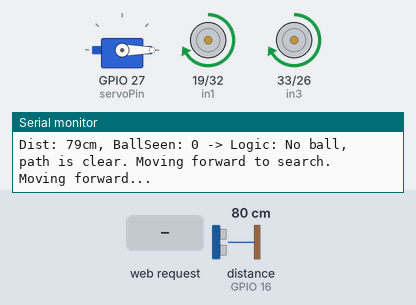
Simulated run of this sketch. Board: ESP32. Shown: servo, motor-driver pin pairs drawn as motors (green arrow = first pin HIGH = forward, orange = second pin HIGH = backward, longer = more drive, scaled by the enable pin), the last lines printed to the serial monitor. Wiring (inferred from the names in the program): ultrasonic range finder: trigger GPIO 4; echo GPIO 16. Inputs (shaded band) come from the test bench; at power-on: distance to the obstacle (sensor on GPIO 16) 80 cm. The echo pulse lasts 58.3 µs per cm.

Above: at 2.2 s.
2.3 s: HTTP request GET /backward received
At 3.2 s:
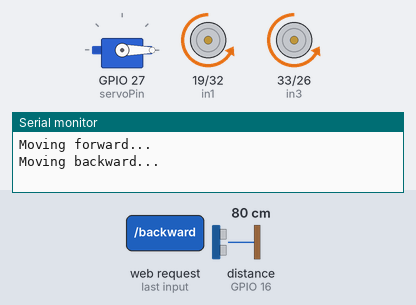
3.8 s: HTTP request GET /grab received
At 4.4 s:
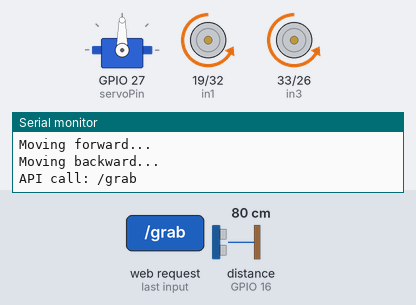
5.3 s: HTTP request GET /stop received
At 5.6 s:
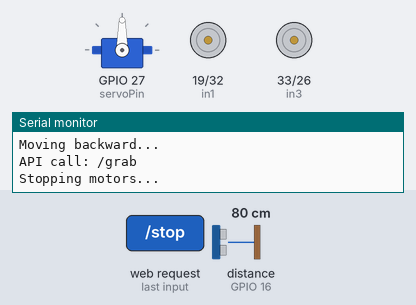
6.8 s: HTTP request GET /auto received
At 7.2 s:
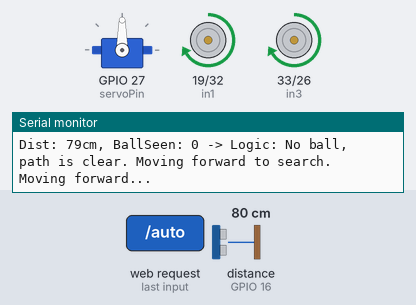
8.3 s: distance to the obstacle (sensor on GPIO 16) set to 24 cm
9.8 s: distance to the obstacle (sensor on GPIO 16) set to 19 cm
At 10.4 s:
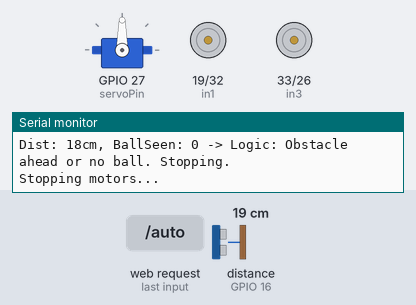
Timing chart, 0 to 12.4 s (numbered marks = the images above; inputs shaded):
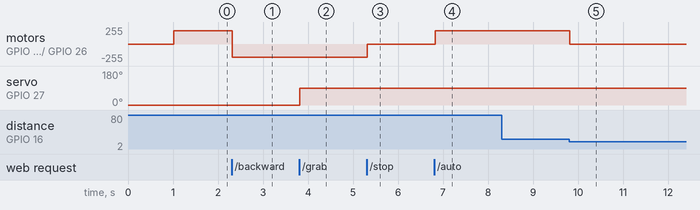

Measured:
- the behaviour switches between 22 and 21 cm on distance to the obstacle (sensor on GPIO 16) (found by bisection; images 4 and 5)
- after the input at 2.3 s, motor on GPIO 19 (in1) / GPIO 32 (in2), motor on GPIO 33 (in3) / GPIO 26 (in4): forward 200/255 → backward 200/255 at once
- after the input at 3.8 s, servo on GPIO 27 (servoPin): 0° → 90° at once
- after the input at 5.3 s, motor on GPIO 19 (in1) / GPIO 32 (in2), motor on GPIO 33 (in3) / GPIO 26 (in4): backward 200/255 → stopped at once
- after the input at 6.8 s, motor on GPIO 19 (in1) / GPIO 32 (in2), motor on GPIO 33 (in3) / GPIO 26 (in4): stopped → forward 200/255 at once
- after the input at 9.8 s, motor on GPIO 19 (in1) / GPIO 32 (in2), motor on GPIO 33 (in3) / GPIO 26 (in4): forward 200/255 → stopped at once

The sketch:

D3-242-IFB-308-ROB-prg-ESP32-Servo-Motor.ino
```cpp
// --- Sertakan Library yang Dibutuhkan ---
#include <WiFi.h>
#include <WebServer.h>
#include <ESP32Servo.h>
#include <Arduino_JSON.h> // --- BARU ---: Library untuk parsing JSON

// --- Konfigurasi Jaringan Wi-Fi (Access Point) ---
const char* ssid = "RobotESP32_AP";
const char* password = "password123";

// Konfigurasi IP statis untuk Access Point
IPAddress local_IP(192, 168, 4, 1);
IPAddress gateway(192, 168, 4, 1);
IPAddress subnet(255, 255, 255, 0);

WebServer server(80);

// --- Konfigurasi Pin ---
// (Tidak ada perubahan di sini)
const int enA = 18;
const int in1 = 19;
const int in2 = 32;
const int enB = 25;
const int in3 = 33;
const int in4 = 26;
const int trigPin = 4;
const int echoPin = 16;
const int servoPin = 27;

Servo myservo;

// --- Variabel Global ---
// (Tidak ada perubahan di sini)
long duration;
int distance;
int motorSpeed = 200;
const int SERVO_PULSE_MIN = 500;
const int SERVO_PULSE_MAX = 2400;
const int SERVO_PULSE_GRAB = 1450;

// --- BARU ---: Variabel untuk status dari kamera dan mode kontrol
bool isBallDetectedByCam = false; // Status terakhir yang diterima dari ESP32-CAM
bool isAutonomousMode = true;     // Robot mulai dalam mode otonom


// --- BARU ---: Konstanta untuk logika otonom
const int GRAB_DISTANCE_THRESHOLD = 15; // Jarak (cm) untuk mulai mengambil bola
const int SAFE_DISTANCE_THRESHOLD = 20; // Jarak aman minimum di depan


// --- BARU ---: Fungsi helper untuk gripper
void grabBall() {
  Serial.println("Action: Grabbing ball");
  myservo.writeMicroseconds(SERVO_PULSE_GRAB);
}

void releaseBall() {
  Serial.println("Action: Releasing ball");
  myservo.writeMicroseconds(SERVO_PULSE_MIN);
}


// --- BARU ---: Fungsi yang berisi semua logika cerdas untuk mode otonom
void runAutonomousLogic() {
  // Pertama, selalu ukur jarak saat ini
  int currentDistance = getDistance();
  Serial.print("Dist: ");
  Serial.print(currentDistance);
  Serial.print("cm, BallSeen: ");
  Serial.print(isBallDetectedByCam);
  Serial.print(" -> ");

  // LOGIKA 1: Bola terdeteksi dan sudah sangat dekat -> Ambil bola!
  if (isBallDetectedByCam && currentDistance < GRAB_DISTANCE_THRESHOLD) {
    Serial.println("Logic: Ball is close. Stopping and grabbing.");
    stopMotors();
    grabBall();
    // Setelah mengambil bola, kita nonaktifkan mode otonom agar robot diam
    // menunggu perintah selanjutnya (misal: kembali ke base, dll)
    isAutonomousMode = false;
    Serial.println("Autonomous mode disabled after grabbing ball.");
  }
  // LOGIKA 2: Bola terdeteksi tapi masih jauh -> Dekati bola
  else if (isBallDetectedByCam) {
    Serial.println("Logic: Ball detected. Moving forward to approach.");
    moveForward();
  }
  // LOGIKA 3: Bola TIDAK terdeteksi TAPI jalanan di depan aman -> Cari bola
  else if (!isBallDetectedByCam && currentDistance > SAFE_DISTANCE_THRESHOLD) {
    Serial.println("Logic: No ball, path is clear. Moving forward to search.");
    moveForward();
  }
  // LOGIKA 4: Kondisi lainnya (bola tidak terdeteksi & ada halangan, dll) -> Berhenti
  else {
    Serial.println("Logic: Obstacle ahead or no ball. Stopping.");
    stopMotors();
  }
}


// --- Fungsi Kontrol Robot (Tidak diubah) ---
void moveForward() {
  Serial.println("Moving forward...");
  digitalWrite(in1, HIGH); digitalWrite(in2, LOW); analogWrite(enA, motorSpeed);
  digitalWrite(in3, HIGH); digitalWrite(in4,LOW); analogWrite(enB, motorSpeed);
}

void moveKanan() {
  Serial.println("Moving forward...");
  digitalWrite(in1, HIGH); digitalWrite(in2, LOW); analogWrite(enA, motorSpeed);
  digitalWrite(in3, LOW); digitalWrite(in4, HIGH); analogWrite(enB, motorSpeed);
}
void moveKiri() {
  Serial.println("Moving forward...");
  digitalWrite(in1, LOW); digitalWrite(in2, HIGH); analogWrite(enA, motorSpeed);
  digitalWrite(in3, HIGH); digitalWrite(in4, LOW); analogWrite(enB, motorSpeed);
}
void moveBackward() {
  Serial.println("Moving backward...");
  digitalWrite(in1, LOW); digitalWrite(in2, HIGH); analogWrite(enA, motorSpeed);
  digitalWrite(in3, LOW); digitalWrite(in4, HIGH); analogWrite(enB, motorSpeed);
}

void stopMotors() {
  Serial.println("Stopping motors...");
  digitalWrite(in1, LOW); digitalWrite(in2, LOW); analogWrite(enA, 0);
  digitalWrite(in3, LOW); digitalWrite(in4, LOW); analogWrite(enB, 0);
}

int getDistance() {
  digitalWrite(trigPin, LOW); delayMicroseconds(2);
  digitalWrite(trigPin, HIGH); delayMicroseconds(10);
  digitalWrite(trigPin, LOW);
  duration = pulseIn(echoPin, HIGH);
  return duration * 0.034 / 2;
}

// --- Fungsi Handler untuk API Endpoint ---

// --- MODIFIKASI ---: Fungsi manual sekarang menonaktifkan mode otonom
void handleForward() {
  isAutonomousMode = false; // Beralih ke mode manual
  moveForward();
  server.send(200, "text/plain", "OK, moving forward (Manual Mode)");
}

void handleBackward() {
  isAutonomousMode = false;
  moveBackward();
  server.send(200, "text/plain", "OK, moving backward (Manual Mode)");
}

void handleStop() {
  isAutonomousMode = false;
  stopMotors();
  server.send(200, "text/plain", "OK, motors stopped (Manual Mode)");
}

void handleGrab() {
  isAutonomousMode = false;
  Serial.println("API call: /grab");
  myservo.writeMicroseconds(SERVO_PULSE_GRAB);
  server.send(200, "text/plain", "OK, gripper grabbing (Manual Mode)");
}

void handleRelease() {
  isAutonomousMode = false;
  Serial.println("API call: /release");
  myservo.writeMicroseconds(SERVO_PULSE_MIN);
  server.send(200, "text/plain", "OK, gripper releasing (Manual Mode)");
}

void handleStatus() {
  int currentDistance = getDistance();
  // --- MODIFIKASI ---: Tambahkan status mode dan deteksi kamera
  String json = "{\"distance\":" + String(currentDistance) +
                ",\"is_autonomous\":" + String(isAutonomousMode) +
                ",\"ball_detected_by_cam\":" + String(isBallDetectedByCam) + "}";
  server.send(200, "application/json", json);
}

// --- BARU ---: Handler untuk menerima update status dari ESP32-CAM
void handleUpdateStatus() {
  if (server.hasArg("plain") == false) {
    server.send(400, "text/plain", "Bad Request: No body");
    return;
  }

  String body = server.arg("plain");
  Serial.println("===================================");
  Serial.print("Menerima POST request dari ESP32-CAM. Body: ");
  Serial.println(body);

  JSONVar jsonData = JSON.parse(body);

  if (JSON.typeof(jsonData) == "undefined") {
    Serial.println("Parsing JSON gagal!");
    server.send(400, "application/json", "{\"status\":\"error\", \"message\":\"Invalid JSON\"}");
    return;
  }

  // Ambil nilai "bola_terdeteksi" dari JSON
  if (jsonData.hasOwnProperty("bola_terdeteksi")) {
    isBallDetectedByCam = jsonData["bola_terdeteksi"];
    Serial.print("Status bola diperbarui menjadi: ");
    Serial.println(isBallDetectedByCam ? "TERDETEKSI" : "TIDAK TERDETEKSI");
    server.send(200, "application/json", "{\"status\":\"ok\"}");
  } else {
    server.send(400, "application/json", "{\"status\":\"error\", \"message\":\"Missing key: bola_terdeteksi\"}");
  }
}

// --- BARU ---: Handler untuk mengontrol mode
void handleAutoMode() {
  isAutonomousMode = true;
  Serial.println("Mode beralih ke: OTOMATIS");
  server.send(200, "text/plain", "OK, switching to Autonomous Mode.");
}

void handleManualMode() {
  isAutonomousMode = false;
  stopMotors(); // Hentikan motor saat beralih ke manual untuk keamanan
  Serial.println("Mode beralih ke: MANUAL");
  server.send(200, "text/plain", "OK, switching to Manual Mode. Motors stopped.");
}

void handleNotFound() {
  if (server.uri() == "/") {
    server.send(200, "text/plain", "ESP32 Robot API Server is running. No web UI.");
    return;
  }
  server.send(404, "text/plain", "404: Not Found");
}

// --- Fungsi Setup dan Loop Utama ---
void setup() {
  Serial.begin(115200);
  Serial.println("\nInisialisasi Robot ESP32...");

  pinMode(in1, OUTPUT); pinMode(in2, OUTPUT);
  pinMode(in3, OUTPUT); pinMode(in4, OUTPUT);
  pinMode(enA, OUTPUT); pinMode(enB, OUTPUT);
  pinMode(trigPin, OUTPUT); pinMode(echoPin, INPUT);

  ESP32PWM::allocateTimer(0); ESP32PWM::allocateTimer(1);
  ESP32PWM::allocateTimer(2); ESP32PWM::allocateTimer(3);
  myservo.setPeriodHertz(50);
  myservo.attach(servoPin, SERVO_PULSE_MIN, SERVO_PULSE_MAX);
  myservo.writeMicroseconds(SERVO_PULSE_MIN);
  delay(1000);

  Serial.println("Mengkonfigurasi Access Point...");
  WiFi.softAPConfig(local_IP, gateway, subnet);
  WiFi.softAP(ssid, password);
  IPAddress myIP = WiFi.softAPIP();
  Serial.print("Alamat IP AP: ");
  Serial.println(myIP);

  // --- MODIFIKASI ---: Daftarkan handler-handler baru
  server.on("/forward", HTTP_GET, handleForward);
  server.on("/backward", HTTP_GET, handleBackward);
  server.on("/stop", HTTP_GET, handleStop);
  server.on("/grab", HTTP_GET, handleGrab);
  server.on("/release", HTTP_GET, handleRelease);
  server.on("/status", HTTP_GET, handleStatus);

  // --- BARU ---: Handler untuk menerima data dan kontrol mode
  server.on("/update_status", HTTP_POST, handleUpdateStatus);
  server.on("/auto", HTTP_GET, handleAutoMode);
  server.on("/manual", HTTP_GET, handleManualMode);

  server.onNotFound(handleNotFound);

  server.begin();
  Serial.println("Server HTTP telah dimulai.");
  Serial.println("Robot siap menerima perintah.");
  Serial.println("Mode awal: OTOMATIS");
}

void loop() {
  // Selalu proses permintaan klien yang masuk
  server.handleClient();

  // --- MODIFIKASI ---: Logika otonom berdasarkan status dari kamera
   if (isAutonomousMode) {
    runAutonomousLogic();
  }
  // Jika dalam mode manual, robot tidak melakukan apa-apa kecuali ada perintah API.

  // Beri sedikit jeda agar tidak membanjiri serial dan motor
  delay(100);
}
```
